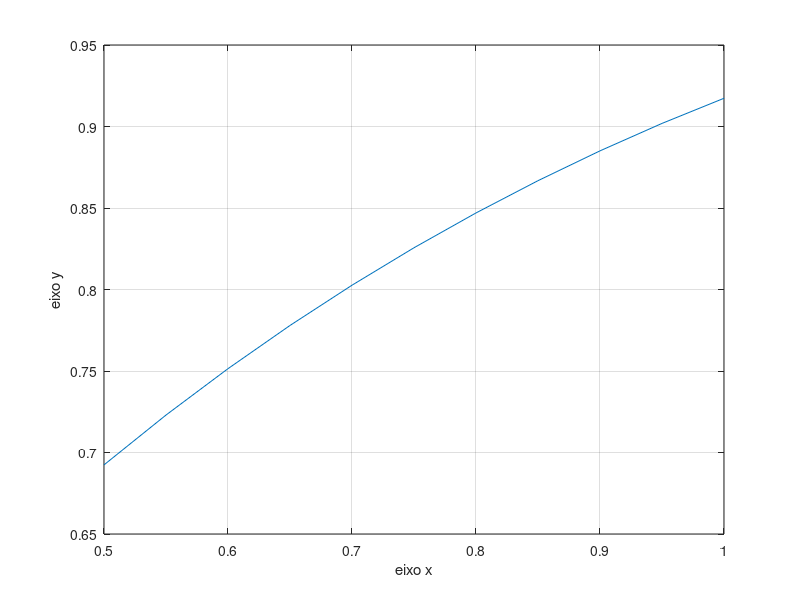

Source code (MATLAB):
clc
clear all 
format long

x = [0.5:0.05:1];
y =  sqrt(sin(x));

plot(x,y)    % nesse caso muda cor e coloca circulos
xlabel('eixo x')
ylabel('eixo y')
grid;

%Mostra raiz
clc
clear all 

x(1) = 0.8;
for i = 1:15,
  % x(i + 1) = sin(x(i))^(1/2);
     x(i + 1) = sqrt( sin(x(i)) );
end

x'

clear all 



